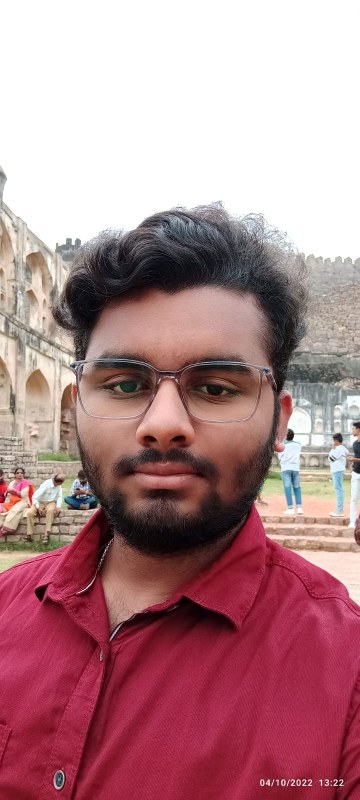
#> input picture Assignment-1/WhatsApp Image 2023-09-01 at 6.16.04 AM.jpeg, 719 x 1599 px (shown at 1/2 size)
$ python main.py   (older library calls are emulated)
#> lines starting #> are read from the running program, lines starting #| are printed output that depends on the picture; after the words box and inside, x2 and y2 are one past the last pixel; in counts of white or black regions, pixels touching at a corner belong together
import cv2
import numpy as np

def Marr_Hilderth(img):
    img_2 = cv2.Laplacian(img, cv2.CV_64F)
    edge_image = np.zeros((img_2.shape[0], img_2.shape[1]), dtype=np.uint8)
    for i in range(1, img.shape[0] - 1):
        for j in range(1, img.shape[1] - 1):
            if (img_2[i, j] == 0 and
                    ((img_2[i - 1, j] * img_2[i + 1, j] < 0) or
                     (img_2[i, j - 1] * img_2[i, j + 1] < 0) or
                     (img_2[i - 1, j - 1] * img_2[i + 1, j + 1] < 0) or
                     (img_2[i - 1, j + 1] * img_2[i + 1, j - 1] < 0))):
                edge_image[i, j] = 255
    return edge_image


if __name__ == "__main__":
    # Capture and Load the Face Image (f)
    f = cv2.imread('WhatsApp Image 2023-09-01 at 6.16.04 AM.jpeg')
#> f is the input picture: shape (1599, 719, 3); mean B, G, R 139.8, 134.6, 177.6
    f = cv2.resize(f, (600, 900))
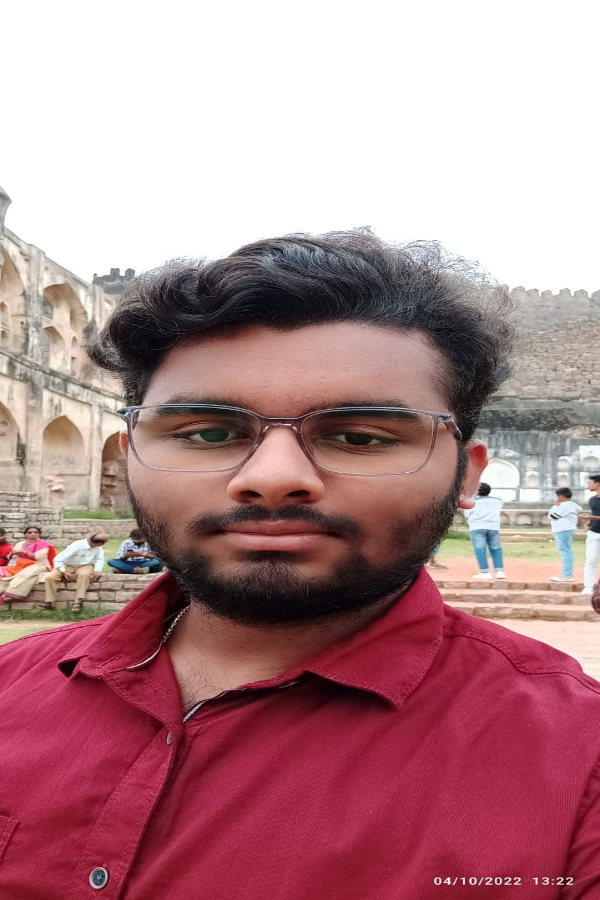
#> f: shape (900, 600, 3); mean B, G, R 139.7, 134.5, 177.5
    # Covert to Grayscale Image
    gray = cv2.cvtColor(f, cv2.COLOR_BGR2GRAY)
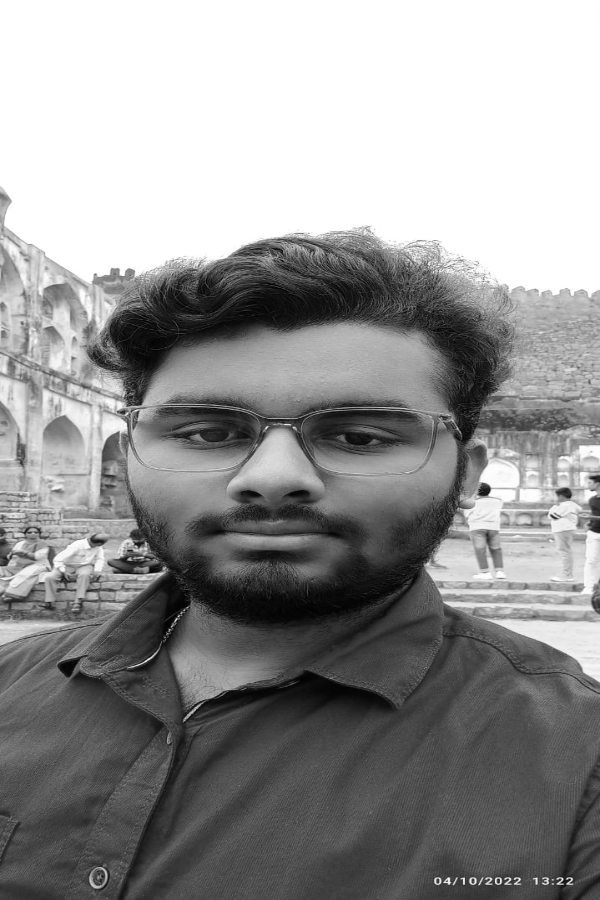
#> gray: shape (900, 600); min 1, max 255, mean 147.9

    # Apply Gaussian Filter
    blurred_f = cv2.GaussianBlur(gray, (5, 5), 0)

    # Apply Canny Algorithm
    canny_edge = cv2.Canny(blurred_f, 50, 150)
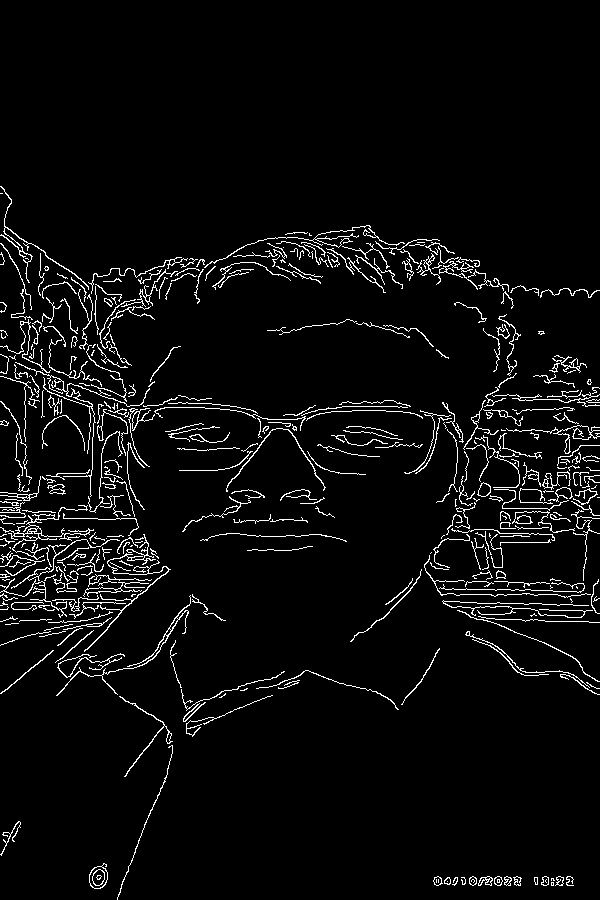
#> canny_edge: shape (900, 600); 4.4% white in thin lines or dots, all inside (x1, y1, x2, y2) = (0, 186, 600, 900)

    # Apply Marr-Hildreth Edge Detection
    marr_hilderth_edge = Marr_Hilderth(blurred_f)
#> in Marr_Hilderth, `img_2 = cv2.Laplacian(img, cv2.CV_64F)`:
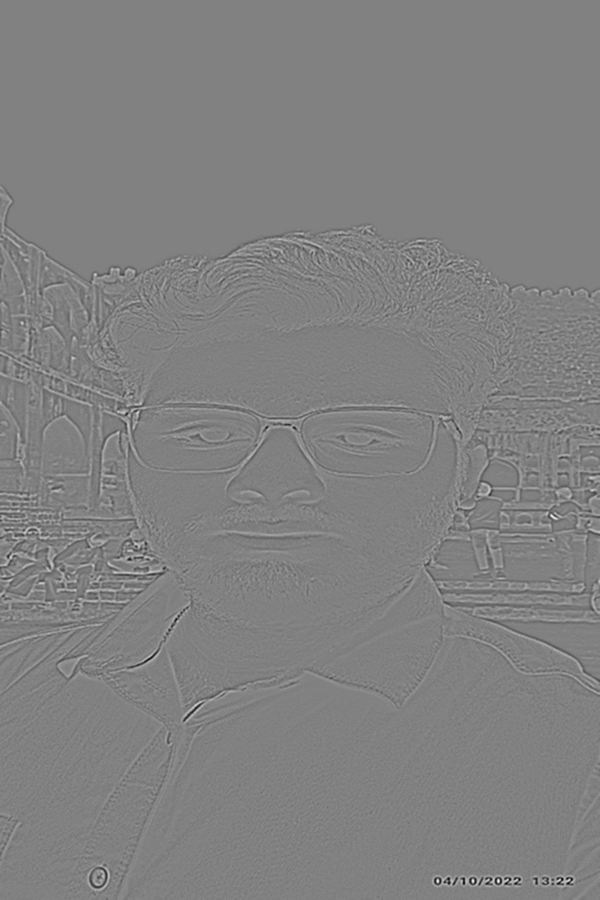
#> img_2: shape (900, 600) float64; min -81, max 79, mean 0; drawn with min black and max white
#> after the loop in Marr_Hilderth, `for i in range(1, img.shape[0] - 1):`:
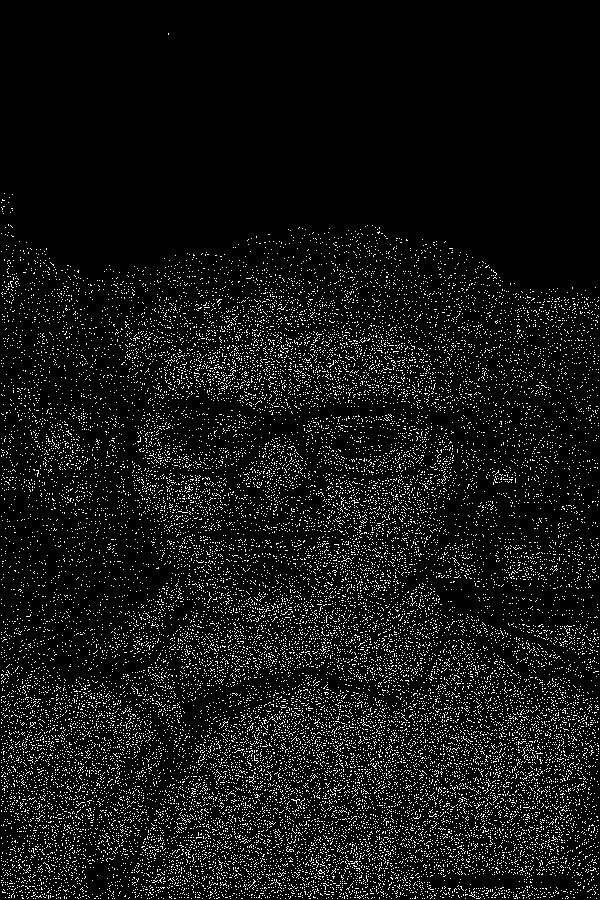
#> edge_image: shape (900, 600); 7.6% white in thin lines or dots

    # Sharpen the Image Using Edge Images
    c_canny = 30
    c_marr_hildreth = 10

    sharpened_canny = blurred_f + c_canny * canny_edge
    sharpened_marr_hilderth = blurred_f + c_marr_hildreth * marr_hilderth_edge

    # Display the Result
    cv2.imshow('Original Image', gray)
    cv2.imshow('Canny Edge', canny_edge)
    cv2.imshow('Marr Hilderth Edge', marr_hilderth_edge)
    cv2.imshow('Sharpened (Canny Edge)', sharpened_canny)
    cv2.imshow('Sharpened (Marr-Hildreth Edge)', sharpened_marr_hilderth)

    cv2.waitKey(0)
    cv2.destroyAllWindows()


# import cv2
# import numpy as np
#
# def Marr_Hilderth(img, sigma):
#     # Apply Gaussian blur to the input image
#     img_blurred = cv2.GaussianBlur(img, (5, 5), sigma)
#
#     # Apply Laplacian operator to the blurred image
#     laplacian = cv2.Laplacian(img_blurred, cv2.CV_64F)
#
#     # Calculate the absolute value of the Laplacian
#     laplacian_abs = np.abs(laplacian)
#
#     # Normalize the Laplacian result to 0-255
#     laplacian_normalized = cv2.normalize(laplacian_abs, None, 0, 255, cv2.NORM_MINMAX, cv2.CV_8U)
#
#     # Create an empty edge image
#     edge_image = np.zeros_like(img, dtype=np.uint8)
#
#     # Define a threshold value to detect edges
#     threshold_value = 50  # You can adjust this threshold as needed
#
#     # Iterate through the image to detect edges based on the threshold
#     for i in range(img.shape[0]):
#         for j in range(img.shape[1]):
#             if laplacian_normalized[i, j] > threshold_value:
#                 edge_image[i, j] = 255  # Set edge pixel to white (255)
#
#     return edge_image
#
# if __name__ == "__main__":
#     # Load the input image
#     f = cv2.imread('WhatsApp Image 2023-09-01 at 6.16.04 AM.jpeg', cv2.IMREAD_GRAYSCALE)
#
#     # Apply Marr-Hildreth edge detection
#     sigma = 1
#     marr_hilderth_edge = Marr_Hilderth(f, sigma)
#
#     # Sharpen the image using the edge image
#     c_marr_hildreth = 10
#     sharpened_marr_hilderth = f + c_marr_hildreth * marr_hilderth_edge
#
#     # Display the results
#     cv2.imshow('Original Image', f)
#     cv2.imshow('Marr-Hildreth Edge', marr_hilderth_edge)
#     cv2.imshow('Sharpened (Marr-Hildreth Edge)', sharpened_marr_hilderth)
#
#     cv2.waitKey(0)
#     cv2.destroyAllWindows()
